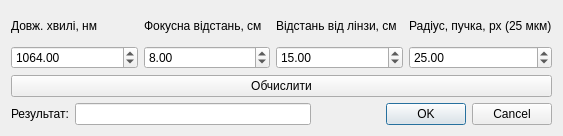
<?xml version="1.0" encoding="UTF-8"?>
<ui version="4.0">
 <class>Dialog</class>
 <widget class="QDialog" name="Dialog">
  <property name="geometry">
   <rect>
    <x>0</x>
    <y>0</y>
    <width>563</width>
    <height>136</height>
   </rect>
  </property>
  <property name="windowTitle">
   <string>intensDialog</string>
  </property>
  <layout class="QVBoxLayout" name="verticalLayout">
   <item>
    <layout class="QGridLayout" name="gridLayout">
     <item row="1" column="0">
      <widget class="QDoubleSpinBox" name="length">
       <property name="minimum">
        <double>0.010000000000000</double>
       </property>
       <property name="maximum">
        <double>5000.000000000000000</double>
       </property>
       <property name="value">
        <double>1064.000000000000000</double>
       </property>
      </widget>
     </item>
     <item row="0" column="2">
      <widget class="QLabel" name="label_3">
       <property name="text">
        <string>Відстань від лінзи, см</string>
       </property>
      </widget>
     </item>
     <item row="1" column="2">
      <widget class="QDoubleSpinBox" name="Z">
       <property name="minimum">
        <double>0.010000000000000</double>
       </property>
       <property name="maximum">
        <double>1000.000000000000000</double>
       </property>
       <property name="value">
        <double>15.000000000000000</double>
       </property>
      </widget>
     </item>
     <item row="1" column="1">
      <widget class="QDoubleSpinBox" name="F">
       <property name="minimum">
        <double>0.010000000000000</double>
       </property>
       <property name="maximum">
        <double>1000.000000000000000</double>
       </property>
       <property name="value">
        <double>8.000000000000000</double>
       </property>
      </widget>
     </item>
     <item row="0" column="1">
      <widget class="QLabel" name="label_2">
       <property name="text">
        <string>Фокусна відстань, см</string>
       </property>
      </widget>
     </item>
     <item row="0" column="0">
      <widget class="QLabel" name="label">
       <property name="text">
        <string>Довж. хвилі, нм</string>
       </property>
      </widget>
     </item>
     <item row="0" column="3">
      <widget class="QLabel" name="label_5">
       <property name="text">
        <string>Радіус, пучка, px (25 мкм)</string>
       </property>
      </widget>
     </item>
     <item row="1" column="3">
      <widget class="QDoubleSpinBox" name="R">
       <property name="minimum">
        <double>0.010000000000000</double>
       </property>
       <property name="maximum">
        <double>1000.000000000000000</double>
       </property>
       <property name="value">
        <double>25.000000000000000</double>
       </property>
      </widget>
     </item>
    </layout>
   </item>
   <item>
    <widget class="QPushButton" name="calc">
     <property name="text">
      <string>Обчислити</string>
     </property>
    </widget>
   </item>
   <item>
    <layout class="QHBoxLayout" name="horizontalLayout">
     <item>
      <widget class="QLabel" name="label_4">
       <property name="text">
        <string>Результат:</string>
       </property>
      </widget>
     </item>
     <item>
      <widget class="QLineEdit" name="res">
       <property name="readOnly">
        <bool>true</bool>
       </property>
      </widget>
     </item>
     <item>
      <widget class="QDialogButtonBox" name="buttonBox">
       <property name="orientation">
        <enum>Qt::Horizontal</enum>
       </property>
       <property name="standardButtons">
        <set>QDialogButtonBox::Cancel|QDialogButtonBox::Ok</set>
       </property>
      </widget>
     </item>
    </layout>
   </item>
  </layout>
 </widget>
 <resources/>
 <connections/>
</ui>
